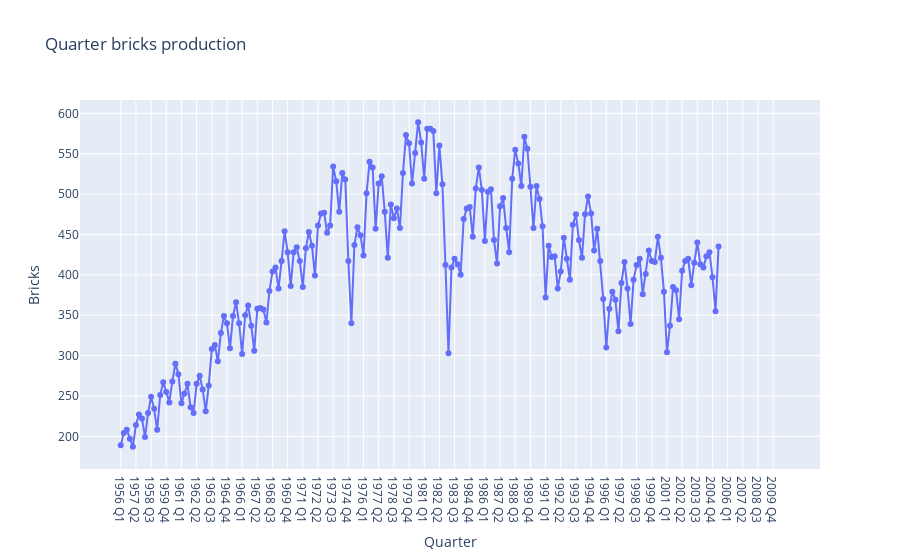

The notebook cell saved with this chart:
### Code cell
px.line(aus_production, x='Quarter', y='Bricks', title='Quarter bricks production', markers=True)

### Figure 1 — Plotly figure (JSON) as saved in the notebook; plotly's stock layout.template omitted (floating-point values rounded to 4 significant figures; data arrays with more than 128 entries replaced by an {"elided": "..."} marker saying what was removed)
{"data": [{"hovertemplate": "Quarter=%{x}<br>Bricks=%{y}<extra></extra>", "legendgroup": "", "line": {"color": "#636efa", "dash": "solid"}, "marker": {"symbol": "circle"}, "mode": "markers+lines", "name": "", "orientation": "v", "showlegend": false, "type": "scatter", "x": {"elided": "218 str values"}, "xaxis": "x", "y": {"elided": "218 int values"}, "yaxis": "y"}], "layout": {"legend": {"tracegroupgap": 0}, "title": {"text": "Quarter bricks production"}, "xaxis": {"anchor": "y", "domain": [0, 1], "title": {"text": "Quarter"}}, "yaxis": {"anchor": "x", "domain": [0, 1], "title": {"text": "Bricks"}}}}
